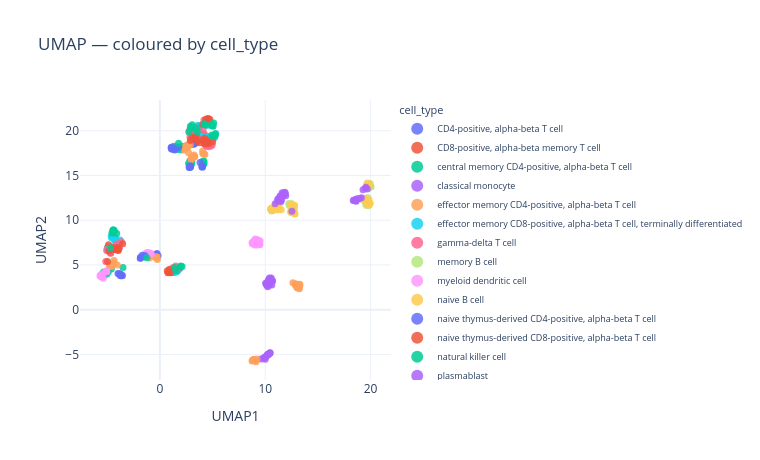

This figure's notebook cell:
### Markdown cell above
%% [markdown]
**UMAP coloured by cell type / disease / donor** — same story, non-linear projection.

### Code cell
# %%
proj("UMAP", "cell_type")
